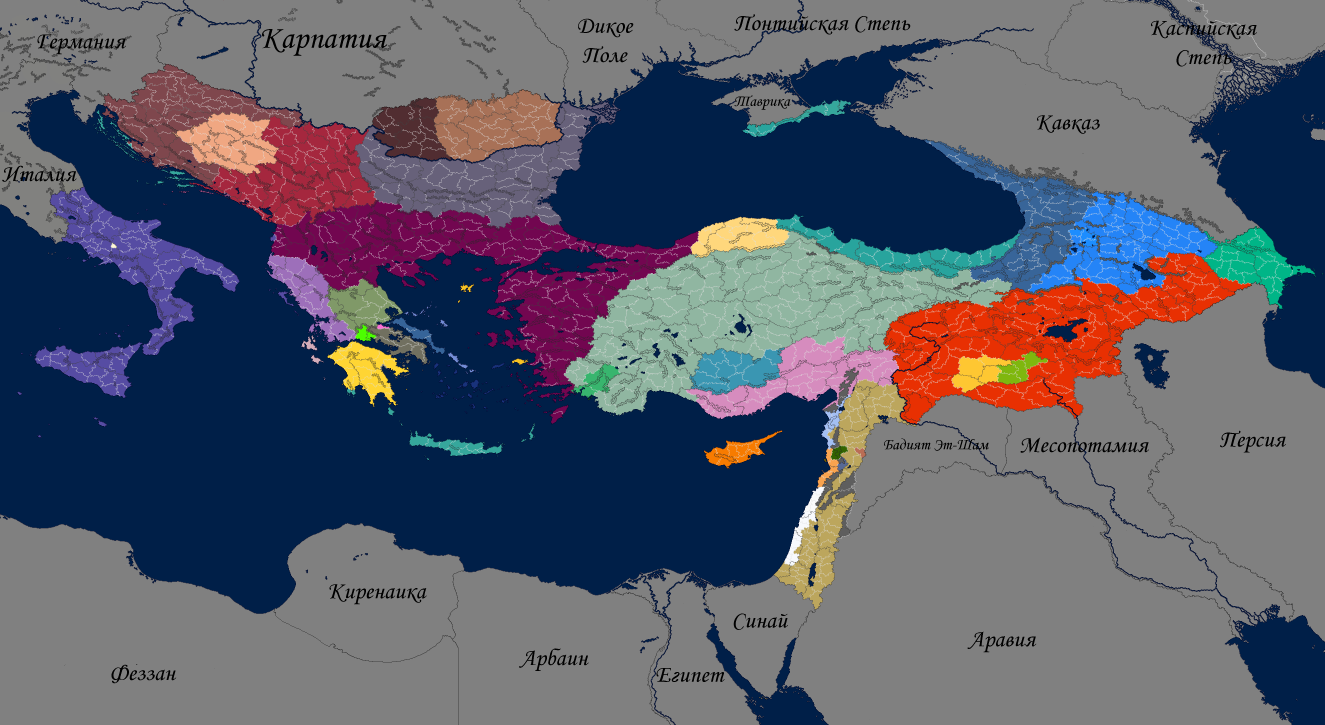
#> input picture source/polychronion1261 - political.png, 5298 x 2899 px (shown at 1/4 size); its folder holds only this picture in this run
$ python mkmap3.py '../source/polychronion1261 - political.png'
#> lines starting #> are read from the running program, lines starting #| are printed output that depends on the picture; after the words box and inside, x2 and y2 are one past the last pixel; in counts of white or black regions, pixels touching at a corner belong together
# Фон карты из точной карты держав: заливки держав -> нейтральный серый, линии/реки/горы/подписи сохраняются
import glob, os, sys
import numpy as np
from PIL import Image
SP = os.path.dirname(os.path.abspath(__file__)) + '/'
POL = sorted(glob.glob(SP + '../source/*political*.png'))[0]
a = np.asarray(Image.open(POL).convert('RGB')).astype(np.int32)
sat = a.max(2) - a.min(2)
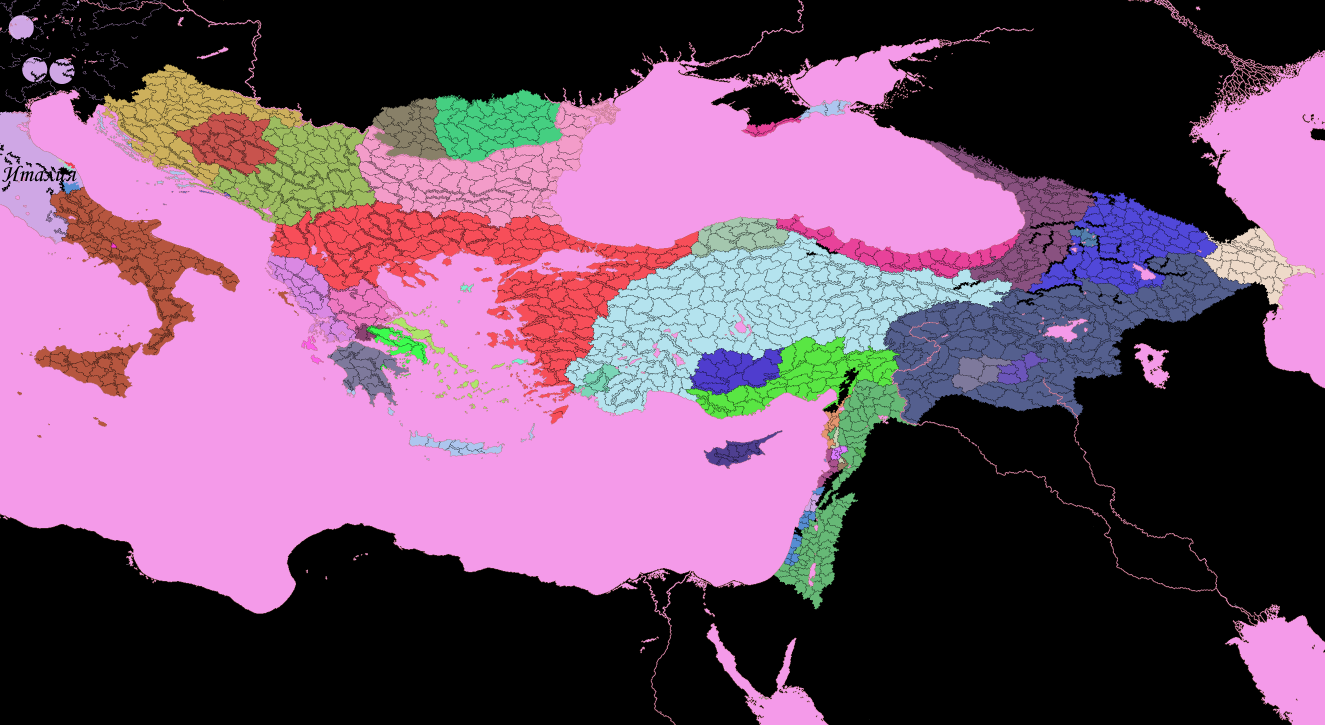
#> sat: shape (2899, 5298) int32 (shown at 1/4 size); 51 distinct labels, from 0 to 255; one colour per label, 0 black
k = (a[..., 0] << 16) | (a[..., 1] << 8) | a[..., 2]
L = a.max(2)
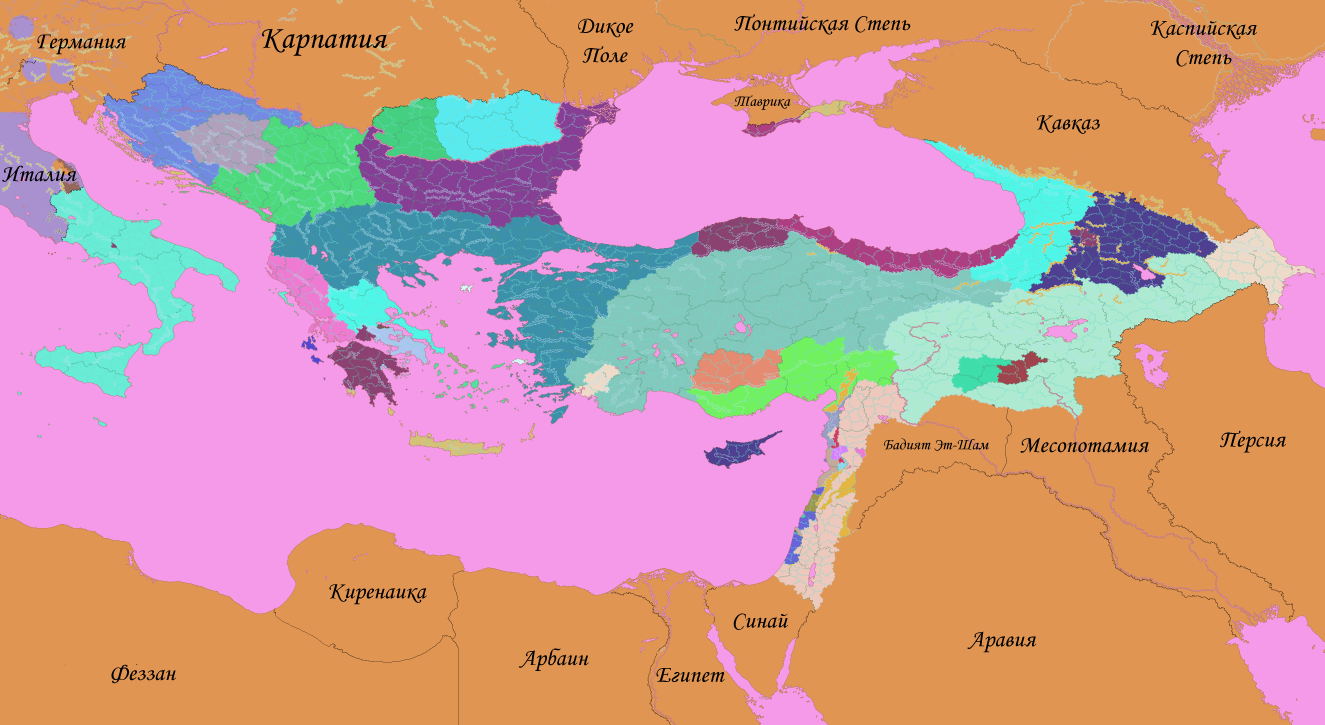
#> L: shape (2899, 5298) int32 (shown at 1/4 size); 54 distinct labels, from 0 to 255; one colour per label, 0 black
keep = ((sat <= 10) & (L < 232)) | (k == 0x001F48) | (k == 0x000020)
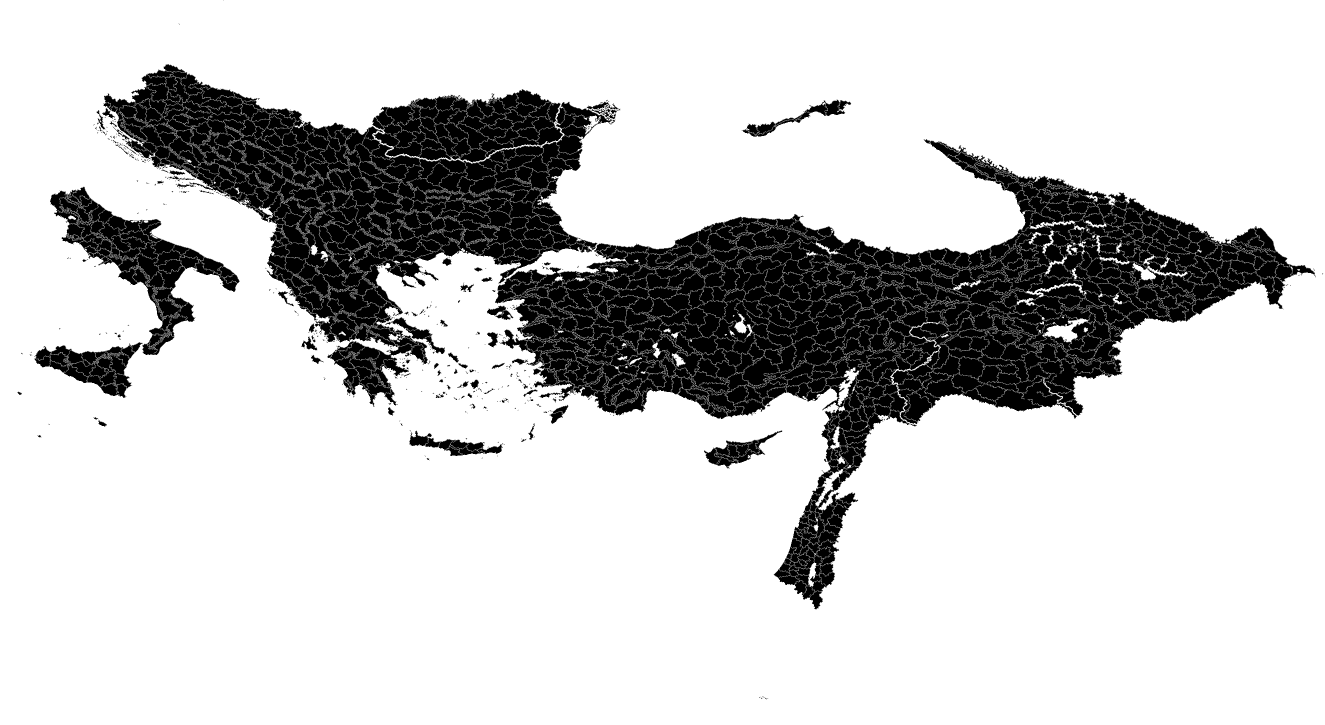
#> keep: shape (2899, 5298) bool (shown at 1/4 size); 80% white; 404 black regions (264 under 20 px), largest, box (x1, y1, x2, y2) and area: (1980, 557, 5263, 2438) 1777875, (412, 257, 2461, 1456) 849618, (1488, 357, 2253, 650) 144377
out = a.copy(); out[~keep] = (128, 128, 128)
# подписи (чёрный текст) убираем с фона, но сохраняем отдельным слоем — потом вернём в другом виде
text = (k == 0x070707)   # чёрный #000000 — это границы внешних земель, их не трогаем
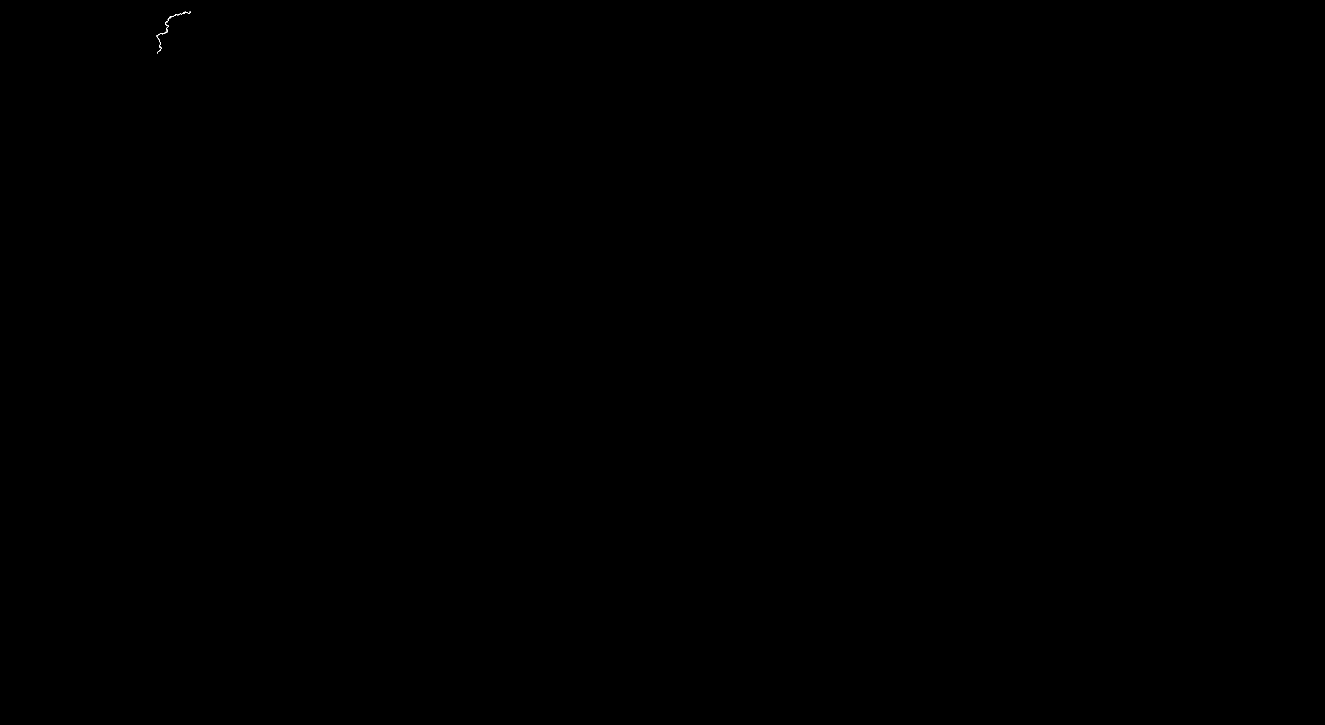
#> text: shape (2899, 5298) bool (shown at 1/4 size); 0% white in thin lines or dots, all inside (x1, y1, x2, y2) = (627, 45, 762, 215)
os.makedirs(SP + 'assets', exist_ok=True)
lab = np.zeros(a.shape[:2] + (4,), np.uint8); lab[text] = (0, 0, 0, 255)
Image.fromarray(lab, 'RGBA').save(SP + 'assets/labels.png', optimize=True)
out[text] = (128, 128, 128)
# внутри закрашенной зоны линии берём с карты регионов (новые провинции), снаружи — с политической
#> (the run stopped early here; a loop or call above may not have finished)
